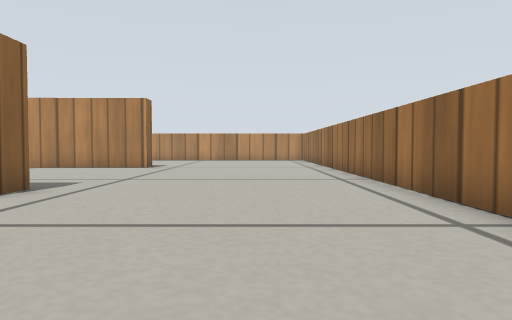
View 1 (above)

13 first-person views from a walk through a world built for the Gazebo simulator. The camera is 0.15 m above the floor, tilts 2° down and sees 70° across. The floor is counted in squares, 0.2 m on a side. Each view is taken from the middle of a square. On the plan, view 1 faces up. The plan holds only what a view shows up to about 11 squares ahead; the rest is blank. Gazebo's built-in surfaces are drawn with simple patterns.

View 2
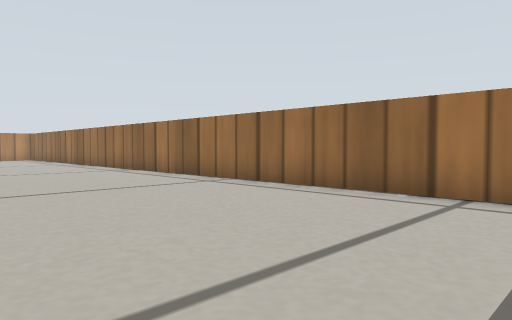

View 3
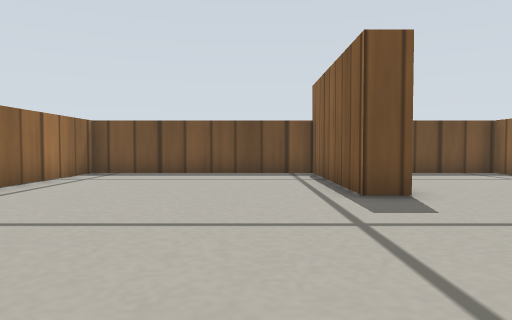

View 4
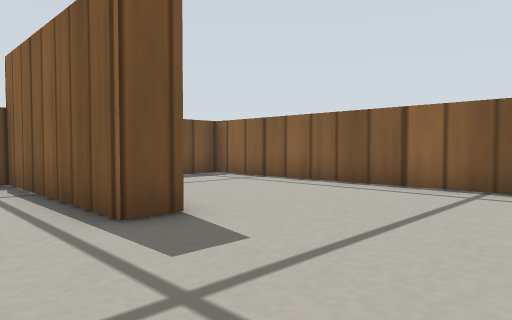

View 5
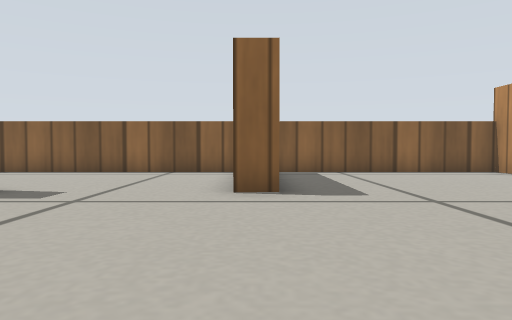

View 6
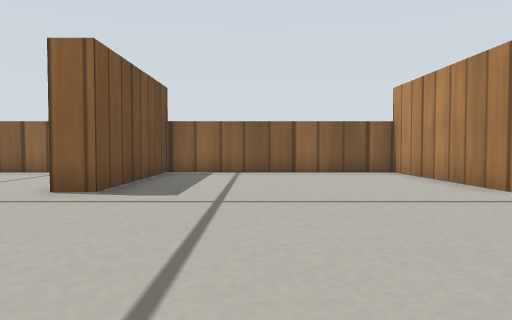

View 7
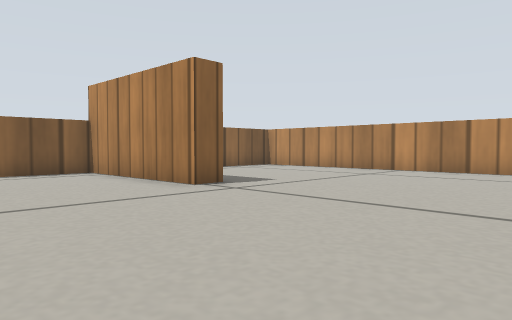

View 8
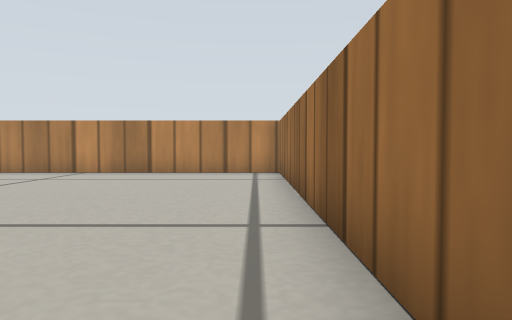

View 9
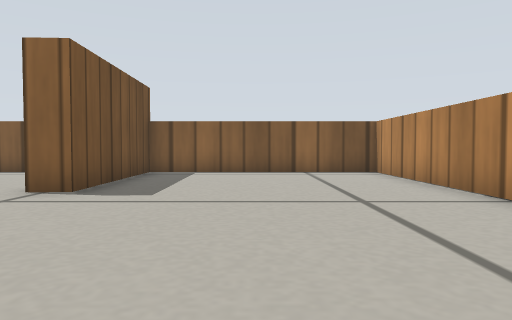

View 10
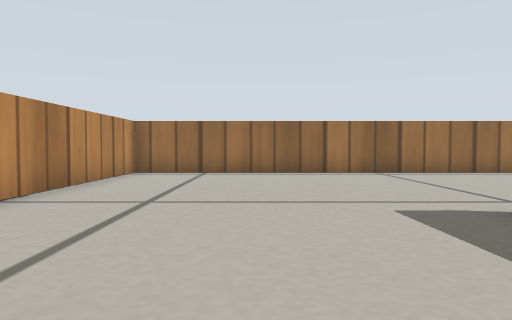

View 11
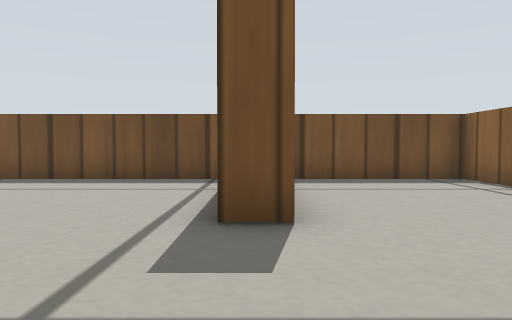

View 12
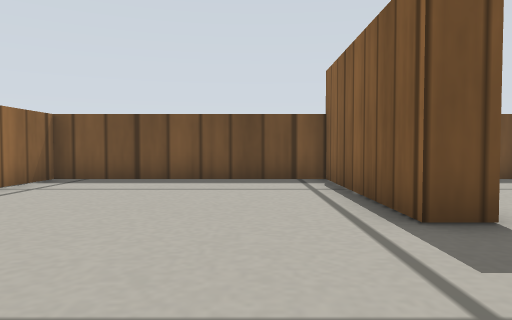

View 13
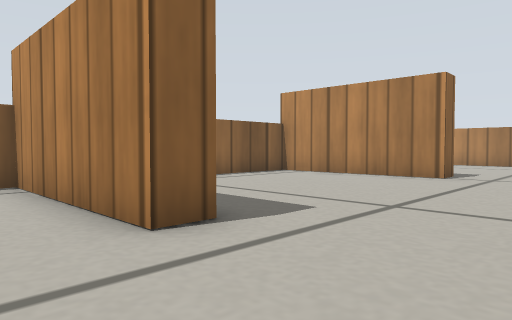

### Floor plan
Points are (right, up) in squares from view 1. A wall is a line through its corners. A room is listed if a view was taken in it or the views show most of it. See-through windows are left out.
Room 1 (views 1, 2, 4, 11, 12, 13)
walls: (-4.5, 1.4) (-3.6, 1.4) (-3.6, -3.4) (2.7, -3.4) (2.7, 5.6)
ways out: opening at (-0.5, 6) to room 2; opening at (-4, 3.5) to room 4
Room 2 (views 3, 5, 6, 7, 8)
walls: (-4, 13.2) (-8.8, 13.1) (-8.8, 6.4) (-4, 6.4) (-4, 5.6); (2.7, 5.6) (2.7, 12.6)
ways out: opening at (-0.5, 6) to room 1; opening at (-0.5, 13.5) to room 3
Room 3 (views 9, 10)
walls: (2.7, 12.6) (2.7, 20.6) (-8.8, 20.6) (-8.8, 13.8) (-4, 14) (-4, 13.2)
ways out: opening at (-0.5, 13.5) to room 2
Room 4 (no view inside)
walls: (-4, 5.6) (-8.8, 5.6) (-8.8, -3.4) (-4.9, -3.4)
ways out: opening at (-4, 3.5) to room 1

Positions as (right, up) in squares from view 1, and headings:
1: (0, 0), facing up
2: (-3, -3), facing up-right
3: (-2, 7), facing down
4: (-2, 5), facing down-left
5: (2, 6), facing left
6: (2, 9), facing left
7: (2, 9), facing up-left
8: (2, 10), facing up
9: (2, 17), facing left
10: (-8, 17), facing right
11: (-4, 5), facing down
12: (-2, 5), facing down
13: (-1, 4), facing up-left
